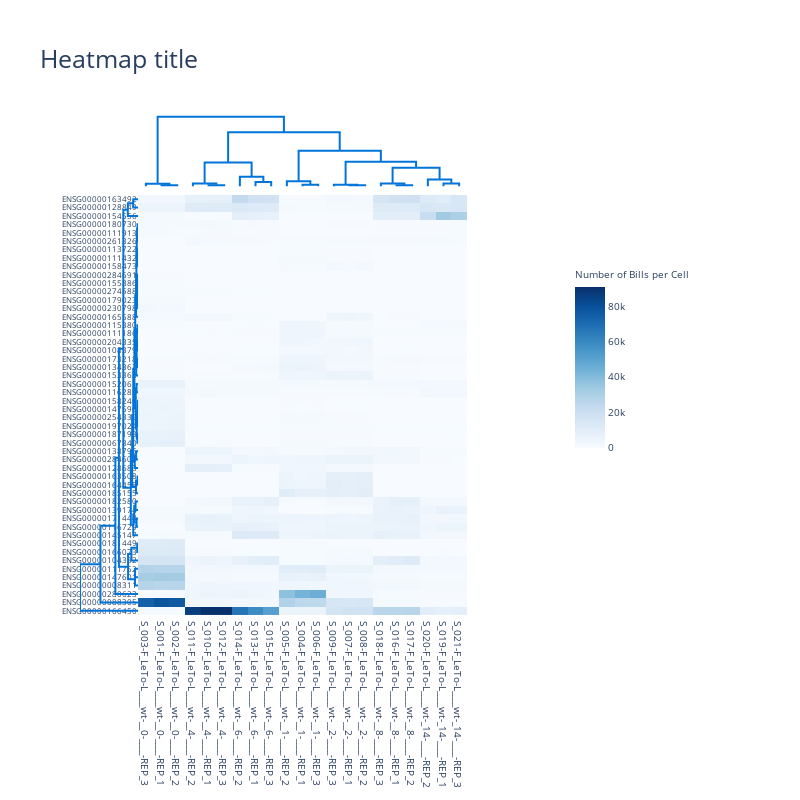

Source (notebook cell):
### Code cell
import plotly.graph_objects as go
import plotly.figure_factory as ff

#import numpy as np
#from scipy.spatial.distance import pdist, squareform


# # get data
# data = np.genfromtxt("http://files.figshare.com/2133304/ExpRawData_E_TABM_84_A_AFFY_44.tab",
#                      names=True,usecols=tuple(range(1,30)),dtype=float, delimiter="\t")
# data_array = data.view((np.float, len(data.dtype.names)))
# data_array = data_array.transpose()
# labels = data.dtype.names

# Initialize figure by creating upper dendrogram


fig = ff.create_dendrogram(data_array_, orientation='bottom', labels=labels, color_threshold=1.5,\
                          distfun = scs.distance.pdist,\
                          linkagefun= lambda x: sch.linkage(x, "complete"))
for i in range(len(fig['data'])):
    fig['data'][i]['yaxis'] = 'y2'
dendro_leaves_y_labels = fig['layout']['xaxis']['ticktext']
dendro_leaves_y = [ labels.index(i) for i in dendro_leaves_y_labels ]

#print(dendro_leaves_y)

# Create Side Dendrogram
dendro_side = ff.create_dendrogram(data_array, orientation='right', labels=rows, color_threshold=1.5,\
                                    distfun = scs.distance.pdist,\
                                    linkagefun= lambda x: sch.linkage(x, "complete"))
for i in range(len(dendro_side['data'])):
    dendro_side['data'][i]['xaxis'] = 'x2'
dendro_leaves_x_labels = dendro_side['layout']['yaxis']['ticktext']
dendro_leaves_x = [ rows.index(i) for i in dendro_leaves_x_labels ]

# Add Side Dendrogram Data to Figure
for data in dendro_side['data']:
    fig.add_trace(data)

# Create Heatmap
#print(dendro_leaves_x)

#dendro_leaves = list(map(int, dendro_leaves))
#data_dist = pdist(data_array)
#heat_data = squareform(data_dist)
heat_data=data_array
heat_data = heat_data[dendro_leaves_x,:]
heat_data = heat_data[:,dendro_leaves_y]

#print(len(dendro_leaves_x_labels),len(dendro_leaves_y_labels))

heatmap = [
    go.Heatmap(
        x = dendro_leaves_x_labels,
        y = dendro_leaves_y_labels,
        z = heat_data,
        colorscale = 'Blues',
        colorbar={"title":{"text":"Number of Bills per Cell" ,"font":{"size":10}},
                 "lenmode":"pixels", "len":800/4,
                 "xpad":100,"tickfont":{"size":10}}
    )
]

heatmap[0]['x'] = fig['layout']['xaxis']['tickvals']
heatmap[0]['y'] = dendro_side['layout']['yaxis']['tickvals']

# Add Heatmap Data to Figure
for data in heatmap:
    fig.add_trace(data)

# Edit Layout
fig.update_layout({'width':800, 'height':800,
                         'showlegend':False, 'hovermode': 'closest',
                         "yaxis":{"mirror" : "allticks", 
                                  'side': 'right',
                                  'showticklabels':True,
                                  'ticktext':dendro_leaves_x_labels}})

# Edit xaxis
fig.update_layout(xaxis={'domain': [.15, 1],
                                  'mirror': False,
                                  'showgrid': False,
                                  'showline': False,
                                  'zeroline': False,
                                  'showticklabels': True,
                                  "tickfont":{"size":10},
                                  'ticks':"",\
                                  'ticktext':dendro_leaves_y_labels})
# Edit xaxis2
fig.update_layout(xaxis2={'domain': [0, .15],
                                   'mirror': False,
                                   'showgrid': False,
                                   'showline': False,
                                   'zeroline': False,
                                   'showticklabels': False,
                                   'ticks':""})

# Edit yaxis 
fig.update_layout(yaxis={'domain': [0, .85],
                                  'mirror': False,
                                  'showgrid': False,
                                  'showline': False,
                                  'zeroline': False,
                                  'showticklabels': True,
                                  "tickfont":{"size":8},
                                  'ticks': "",\
                                  'tickvals':dendro_side['layout']['yaxis']['tickvals'],\
                                  'ticktext':dendro_leaves_x_labels})

# Edit yaxis2 showticklabels
fig.update_layout(yaxis2={'domain':[.825, .975],
                                   'mirror': False,
                                   'showgrid': False,
                                   'showline': False,
                                   'zeroline': False,
                                   'showticklabels': False,
                                   'ticks':""})

fig.update_layout(template='plotly_white')

fig.update_layout(font={"size":2})

fig.update_layout(title={"text":"Heatmap title","yanchor":"top","font":{"size":25}})

# fig.update_layout(
#     yaxis = dict(
#         tickmode = 'array',
#         ticktext = dendro_leaves_x_labels ) )

# Plot!
fig.show()

### Figure 1 — Plotly figure (JSON) as saved in the notebook; plotly's stock layout.template omitted (floating-point values rounded to 4 significant figures; data arrays with more than 128 entries replaced by an {"elided": "..."} marker saying what was removed)
{"data": [{"hoverinfo": "text", "marker": {"color": "rgb(0,116,217)"}, "mode": "lines", "type": "scatter", "x": [15, 15, 25, 25], "xaxis": "x", "y": [0, 1915.0, 1915.0, 0], "yaxis": "y2"}, {"hoverinfo": "text", "marker": {"color": "rgb(0,116,217)"}, "mode": "lines", "type": "scatter", "x": [5, 5, 20, 20], "xaxis": "x", "y": [0, 4893.0, 4893.0, 1915.0], "yaxis": "y2"}, {"hoverinfo": "text", "marker": {"color": "rgb(0,116,217)"}, "mode": "lines", "type": "scatter", "x": [45, 45, 55, 55], "xaxis": "x", "y": [0, 1698.0, 1698.0, 0], "yaxis": "y2"}, {"hoverinfo": "text", "marker": {"color": "rgb(0,116,217)"}, "mode": "lines", "type": "scatter", "x": [35, 35, 50, 50], "xaxis": "x", "y": [0, 4965.0, 4965.0, 1698.0], "yaxis": "y2"}, {"hoverinfo": "text", "marker": {"color": "rgb(0,116,217)"}, "mode": "lines", "type": "scatter", "x": [75, 75, 85, 85], "xaxis": "x", "y": [0, 7892.0, 7892.0, 0], "yaxis": "y2"}, {"hoverinfo": "text", "marker": {"color": "rgb(0,116,217)"}, "mode": "lines", "type": "scatter", "x": [65, 65, 80, 80], "xaxis": "x", "y": [0, 17520.0, 17520.0, 7892.0], "yaxis": "y2"}, {"hoverinfo": "text", "marker": {"color": "rgb(0,116,217)"}, "mode": "lines", "type": "scatter", "x": [42.5, 42.5, 72.5, 72.5], "xaxis": "x", "y": [4965.0, 44310.0, 44310.0, 17520.0], "yaxis": "y2"}, {"hoverinfo": "text", "marker": {"color": "rgb(0,116,217)"}, "mode": "lines", "type": "scatter", "x": [105, 105, 115, 115], "xaxis": "x", "y": [0, 2851.0, 2851.0, 0], "yaxis": "y2"}, {"hoverinfo": "text", "marker": {"color": "rgb(0,116,217)"}, "mode": "lines", "type": "scatter", "x": [95, 95, 110, 110], "xaxis": "x", "y": [0, 9134.0, 9134.0, 2851.0], "yaxis": "y2"}, {"hoverinfo": "text", "marker": {"color": "rgb(0,116,217)"}, "mode": "lines", "type": "scatter", "x": [135, 135, 145, 145], "xaxis": "x", "y": [0, 1905.0, 1905.0, 0], "yaxis": "y2"}, {"hoverinfo": "text", "marker": {"color": "rgb(0,116,217)"}, "mode": "lines", "type": "scatter", "x": [125, 125, 140, 140], "xaxis": "x", "y": [0, 2742.0, 2742.0, 1905.0], "yaxis": "y2"}, {"hoverinfo": "text", "marker": {"color": "rgb(0,116,217)"}, "mode": "lines", "type": "scatter", "x": [165, 165, 175, 175], "xaxis": "x", "y": [0, 1710.0, 1710.0, 0], "yaxis": "y2"}, {"hoverinfo": "text", "marker": {"color": "rgb(0,116,217)"}, "mode": "lines", "type": "scatter", "x": [155, 155, 170, 170], "xaxis": "x", "y": [0, 4963.0, 4963.0, 1710.0], "yaxis": "y2"}, {"hoverinfo": "text", "marker": {"color": "rgb(0,116,217)"}, "mode": "lines", "type": "scatter", "x": [195, 195, 205, 205], "xaxis": "x", "y": [0, 5052.0, 5052.0, 0], "yaxis": "y2"}, {"hoverinfo": "text", "marker": {"color": "rgb(0,116,217)"}, "mode": "lines", "type": "scatter", "x": [185, 185, 200, 200], "xaxis": "x", "y": [0, 12710.0, 12710.0, 5052.0], "yaxis": "y2"}, {"hoverinfo": "text", "marker": {"color": "rgb(0,116,217)"}, "mode": "lines", "type": "scatter", "x": [162.5, 162.5, 192.5, 192.5], "xaxis": "x", "y": [4963.0, 34240.0, 34240.0, 12710.0], "yaxis": "y2"}, {"hoverinfo": "text", "marker": {"color": "rgb(0,116,217)"}, "mode": "lines", "type": "scatter", "x": [132.5, 132.5, 177.5, 177.5], "xaxis": "x", "y": [2742.0, 45410.0, 45410.0, 34240.0], "yaxis": "y2"}, {"hoverinfo": "text", "marker": {"color": "rgb(0,116,217)"}, "mode": "lines", "type": "scatter", "x": [102.5, 102.5, 155, 155], "xaxis": "x", "y": [9134.0, 66150.0, 66150.0, 45410.0], "yaxis": "y2"}, {"hoverinfo": "text", "marker": {"color": "rgb(0,116,217)"}, "mode": "lines", "type": "scatter", "x": [57.5, 57.5, 128.8, 128.8], "xaxis": "x", "y": [44310.0, 100500.0, 100500.0, 66150.0], "yaxis": "y2"}, {"hoverinfo": "text", "marker": {"color": "rgb(0,116,217)"}, "mode": "lines", "type": "scatter", "x": [12.5, 12.5, 93.12, 93.12], "xaxis": "x", "y": [4893.0, 129400.0, 129400.0, 100500.0], "yaxis": "y2"}, {"hoverinfo": "text", "marker": {"color": "rgb(0,116,217)"}, "mode": "lines", "type": "scatter", "x": [0, -11820.0, -11820.0, 0], "xaxis": "x2", "y": [45, 45, 55, 55], "yaxis": "y"}, {"hoverinfo": "text", "marker": {"color": "rgb(0,116,217)"}, "mode": "lines", "type": "scatter", "x": [0, -12160.0, -12160.0, -11820.0], "xaxis": "x2", "y": [35, 35, 50, 50], "yaxis": "y"}, {"hoverinfo": "text", "marker": {"color": "rgb(0,116,217)"}, "mode": "lines", "type": "scatter", "x": [0, -3374.0, -3374.0, 0], "xaxis": "x2", "y": [75, 75, 85, 85], "yaxis": "y"}, {"hoverinfo": "text", "marker": {"color": "rgb(0,116,217)"}, "mode": "lines", "type": "scatter", "x": [0, -26460.0, -26460.0, -3374.0], "xaxis": "x2", "y": [65, 65, 80, 80], "yaxis": "y"}, {"hoverinfo": "text", "marker": {"color": "rgb(0,116,217)"}, "mode": "lines", "type": "scatter", "x": [-12160.0, -39610.0, -39610.0, -26460.0], "xaxis": "x2", "y": [42.5, 42.5, 72.5, 72.5], "yaxis": "y"}, {"hoverinfo": "text", "marker": {"color": "rgb(0,116,217)"}, "mode": "lines", "type": "scatter", "x": [0, -5673.0, -5673.0, 0], "xaxis": "x2", "y": [105, 105, 115, 115], "yaxis": "y"}, {"hoverinfo": "text", "marker": {"color": "rgb(0,116,217)"}, "mode": "lines", "type": "scatter", "x": [0, -9821.0, -9821.0, 0], "xaxis": "x2", "y": [125, 125, 135, 135], "yaxis": "y"}, {"hoverinfo": "text", "marker": {"color": "rgb(0,116,217)"}, "mode": "lines", "type": "scatter", "x": [-5673.0, -15070.0, -15070.0, -9821.0], "xaxis": "x2", "y": [110, 110, 130, 130], "yaxis": "y"}, {"hoverinfo": "text", "marker": {"color": "rgb(0,116,217)"}, "mode": "lines", "type": "scatter", "x": [0, -19020.0, -19020.0, -15070.0], "xaxis": "x2", "y": [95, 95, 120, 120], "yaxis": "y"}, {"hoverinfo": "text", "marker": {"color": "rgb(0,116,217)"}, "mode": "lines", "type": "scatter", "x": [0, -2151.0, -2151.0, 0], "xaxis": "x2", "y": [155, 155, 165, 165], "yaxis": "y"}, {"hoverinfo": "text", "marker": {"color": "rgb(0,116,217)"}, "mode": "lines", "type": "scatter", "x": [0, -8302.0, -8302.0, -2151.0], "xaxis": "x2", "y": [145, 145, 160, 160], "yaxis": "y"}, {"hoverinfo": "text", "marker": {"color": "rgb(0,116,217)"}, "mode": "lines", "type": "scatter", "x": [0, -7539.0, -7539.0, 0], "xaxis": "x2", "y": [185, 185, 195, 195], "yaxis": "y"}, {"hoverinfo": "text", "marker": {"color": "rgb(0,116,217)"}, "mode": "lines", "type": "scatter", "x": [0, -13160.0, -13160.0, -7539.0], "xaxis": "x2", "y": [175, 175, 190, 190], "yaxis": "y"}, {"hoverinfo": "text", "marker": {"color": "rgb(0,116,217)"}, "mode": "lines", "type": "scatter", "x": [0, -2528.0, -2528.0, 0], "xaxis": "x2", "y": [205, 205, 215, 215], "yaxis": "y"}, {"hoverinfo": "text", "marker": {"color": "rgb(0,116,217)"}, "mode": "lines", "type": "scatter", "x": [0, -767.5, -767.5, 0], "xaxis": "x2", "y": [245, 245, 255, 255], "yaxis": "y"}, {"hoverinfo": "text", "marker": {"color": "rgb(0,116,217)"}, "mode": "lines", "type": "scatter", "x": [0, -1836.0, -1836.0, -767.5], "xaxis": "x2", "y": [235, 235, 250, 250], "yaxis": "y"}, {"hoverinfo": "text", "marker": {"color": "rgb(0,116,217)"}, "mode": "lines", "type": "scatter", "x": [0, -3327.0, -3327.0, -1836.0], "xaxis": "x2", "y": [225, 225, 242.5, 242.5], "yaxis": "y"}, {"hoverinfo": "text", "marker": {"color": "rgb(0,116,217)"}, "mode": "lines", "type": "scatter", "x": [-2528.0, -5244.0, -5244.0, -3327.0], "xaxis": "x2", "y": [210, 210, 233.8, 233.8], "yaxis": "y"}, {"hoverinfo": "text", "marker": {"color": "rgb(0,116,217)"}, "mode": "lines", "type": "scatter", "x": [0, -5927.0, -5927.0, 0], "xaxis": "x2", "y": [265, 265, 275, 275], "yaxis": "y"}, {"hoverinfo": "text", "marker": {"color": "rgb(0,116,217)"}, "mode": "lines", "type": "scatter", "x": [-5244.0, -9145.0, -9145.0, -5927.0], "xaxis": "x2", "y": [221.9, 221.9, 270, 270], "yaxis": "y"}, {"hoverinfo": "text", "marker": {"color": "rgb(0,116,217)"}, "mode": "lines", "type": "scatter", "x": [0, -3572.0, -3572.0, 0], "xaxis": "x2", "y": [295, 295, 305, 305], "yaxis": "y"}, {"hoverinfo": "text", "marker": {"color": "rgb(0,116,217)"}, "mode": "lines", "type": "scatter", "x": [0, -2260.0, -2260.0, 0], "xaxis": "x2", "y": [315, 315, 325, 325], "yaxis": "y"}, {"hoverinfo": "text", "marker": {"color": "rgb(0,116,217)"}, "mode": "lines", "type": "scatter", "x": [0, -2505.0, -2505.0, 0], "xaxis": "x2", "y": [335, 335, 345, 345], "yaxis": "y"}, {"hoverinfo": "text", "marker": {"color": "rgb(0,116,217)"}, "mode": "lines", "type": "scatter", "x": [-2260.0, -4691.0, -4691.0, -2505.0], "xaxis": "x2", "y": [320, 320, 340, 340], "yaxis": "y"}, {"hoverinfo": "text", "marker": {"color": "rgb(0,116,217)"}, "mode": "lines", "type": "scatter", "x": [-3572.0, -5964.0, -5964.0, -4691.0], "xaxis": "x2", "y": [300, 300, 330, 330], "yaxis": "y"}, {"hoverinfo": "text", "marker": {"color": "rgb(0,116,217)"}, "mode": "lines", "type": "scatter", "x": [0, -7199.0, -7199.0, -5964.0], "xaxis": "x2", "y": [285, 285, 315, 315], "yaxis": "y"}, {"hoverinfo": "text", "marker": {"color": "rgb(0,116,217)"}, "mode": "lines", "type": "scatter", "x": [0, -685.5, -685.5, 0], "xaxis": "x2", "y": [395, 395, 405, 405], "yaxis": "y"}, {"hoverinfo": "text", "marker": {"color": "rgb(0,116,217)"}, "mode": "lines", "type": "scatter", "x": [0, -1209.0, -1209.0, -685.5], "xaxis": "x2", "y": [385, 385, 400, 400], "yaxis": "y"}, {"hoverinfo": "text", "marker": {"color": "rgb(0,116,217)"}, "mode": "lines", "type": "scatter", "x": [0, -1543.0, -1543.0, -1209.0], "xaxis": "x2", "y": [375, 375, 392.5, 392.5], "yaxis": "y"}, {"hoverinfo": "text", "marker": {"color": "rgb(0,116,217)"}, "mode": "lines", "type": "scatter", "x": [0, -3053.0, -3053.0, -1543.0], "xaxis": "x2", "y": [365, 365, 383.8, 383.8], "yaxis": "y"}, {"hoverinfo": "text", "marker": {"color": "rgb(0,116,217)"}, "mode": "lines", "type": "scatter", "x": [0, -720.7, -720.7, 0], "xaxis": "x2", "y": [425, 425, 435, 435], "yaxis": "y"}, {"hoverinfo": "text", "marker": {"color": "rgb(0,116,217)"}, "mode": "lines", "type": "scatter", "x": [0, -2437.0, -2437.0, -720.7], "xaxis": "x2", "y": [415, 415, 430, 430], "yaxis": "y"}, {"hoverinfo": "text", "marker": {"color": "rgb(0,116,217)"}, "mode": "lines", "type": "scatter", "x": [0, -1907.0, -1907.0, 0], "xaxis": "x2", "y": [455, 455, 465, 465], "yaxis": "y"}, {"hoverinfo": "text", "marker": {"color": "rgb(0,116,217)"}, "mode": "lines", "type": "scatter", "x": [0, -3793.0, -3793.0, -1907.0], "xaxis": "x2", "y": [445, 445, 460, 460], "yaxis": "y"}, {"hoverinfo": "text", "marker": {"color": "rgb(0,116,217)"}, "mode": "lines", "type": "scatter", "x": [-2437.0, -5142.0, -5142.0, -3793.0], "xaxis": "x2", "y": [422.5, 422.5, 452.5, 452.5], "yaxis": "y"}, {"hoverinfo": "text", "marker": {"color": "rgb(0,116,217)"}, "mode": "lines", "type": "scatter", "x": [-3053.0, -6564.0, -6564.0, -5142.0], "xaxis": "x2", "y": [374.4, 374.4, 437.5, 437.5], "yaxis": "y"}, {"hoverinfo": "text", "marker": {"color": "rgb(0,116,217)"}, "mode": "lines", "type": "scatter", "x": [0, -7778.0, -7778.0, -6564.0], "xaxis": "x2", "y": [355, 355, 405.9, 405.9], "yaxis": "y"}, {"hoverinfo": "text", "marker": {"color": "rgb(0,116,217)"}, "mode": "lines", "type": "scatter", "x": [-7199.0, -11230.0, -11230.0, -7778.0], "xaxis": "x2", "y": [300, 300, 380.5, 380.5], "yaxis": "y"}, {"hoverinfo": "text", "marker": {"color": "rgb(0,116,217)"}, "mode": "lines", "type": "scatter", "x": [-9145.0, -14390.0, -14390.0, -11230.0], "xaxis": "x2", "y": [245.9, 245.9, 340.2, 340.2], "yaxis": "y"}, {"hoverinfo": "text", "marker": {"color": "rgb(0,116,217)"}, "mode": "lines", "type": "scatter", "x": [-13160.0, -19110.0, -19110.0, -14390.0], "xaxis": "x2", "y": [182.5, 182.5, 293.1, 293.1], "yaxis": "y"}, {"hoverinfo": "text", "marker": {"color": "rgb(0,116,217)"}, "mode": "lines", "type": "scatter", "x": [-8302.0, -23540.0, -23540.0, -19110.0], "xaxis": "x2", "y": [152.5, 152.5, 237.8, 237.8], "yaxis": "y"}, {"hoverinfo": "text", "marker": {"color": "rgb(0,116,217)"}, "mode": "lines", "type": "scatter", "x": [-19020.0, -28800.0, -28800.0, -23540.0], "xaxis": "x2", "y": [107.5, 107.5, 195.1, 195.1], "yaxis": "y"}, {"hoverinfo": "text", "marker": {"color": "rgb(0,116,217)"}, "mode": "lines", "type": "scatter", "x": [0, -19060.0, -19060.0, 0], "xaxis": "x2", "y": [485, 485, 495, 495], "yaxis": "y"}, {"hoverinfo": "text", "marker": {"color": "rgb(0,116,217)"}, "mode": "lines", "type": "scatter", "x": [0, -40640.0, -40640.0, -19060.0], "xaxis": "x2", "y": [475, 475, 490, 490], "yaxis": "y"}, {"hoverinfo": "text", "marker": {"color": "rgb(0,116,217)"}, "mode": "lines", "type": "scatter", "x": [-28800.0, -58500.0, -58500.0, -40640.0], "xaxis": "x2", "y": [151.3, 151.3, 482.5, 482.5], "yaxis": "y"}, {"hoverinfo": "text", "marker": {"color": "rgb(0,116,217)"}, "mode": "lines", "type": "scatter", "x": [-39610.0, -76050.0, -76050.0, -58500.0], "xaxis": "x2", "y": [57.5, 57.5, 316.9, 316.9], "yaxis": "y"}, {"hoverinfo": "text", "marker": {"color": "rgb(0,116,217)"}, "mode": "lines", "type": "scatter", "x": [0, -90100.0, -90100.0, -76050.0], "xaxis": "x2", "y": [25, 25, 187.2, 187.2], "yaxis": "y"}, {"hoverinfo": "text", "marker": {"color": "rgb(0,116,217)"}, "mode": "lines", "type": "scatter", "x": [0, -149500.0, -149500.0, -90100.0], "xaxis": "x2", "y": [15, 15, 106.1, 106.1], "yaxis": "y"}, {"hoverinfo": "text", "marker": {"color": "rgb(0,116,217)"}, "mode": "lines", "type": "scatter", "x": [0, -230700.0, -230700.0, -149500.0], "xaxis": "x2", "y": [5, 5, 60.55, 60.55], "yaxis": "y"}, {"colorbar": {"len": 200, "lenmode": "pixels", "tickfont": {"size": 10}, "title": {"font": {"size": 10}, "text": "Number of Bills per Cell"}, "xpad": 100}, "colorscale": [[0, "rgb(247,251,255)"], [0.125, "rgb(222,235,247)"], [0.25, "rgb(198,219,239)"], [0.375, "rgb(158,202,225)"], [0.5, "rgb(107,174,214)"], [0.625, "rgb(66,146,198)"], [0.75, "rgb(33,113,181)"], [0.875, "rgb(8,81,156)"], [1, "rgb(8,48,107)"]], "type": "heatmap", "x": [5, 15, 25, 35, 45, 55, 65, 75, 85, 95, 105, 115, 125, 135, 145, 155, 165, 175, 185, 195, 205], "y": [5, 15, 25, 35, 45, 55, 65, 75, 85, 95, 105, 115, 125, 135, 145, 155, 165, 175, 185, 195, 205, 215, 225, 235, 245, 255, 265, 275, 285, 295, 305, 315, 325, 335, 345, 355, 365, 375, 385, 395, 405, 415, 425, 435, 445, 455, 465, 475, 485, 495], "z": {"elided": "50x21 float values"}}], "layout": {"autosize": false, "font": {"size": 2}, "height": 800, "hovermode": "closest", "showlegend": false, "title": {"font": {"size": 25}, "text": "Heatmap title", "yanchor": "top"}, "width": 800, "xaxis": {"domain": [0.15, 1], "mirror": false, "rangemode": "tozero", "showgrid": false, "showline": false, "showticklabels": true, "tickfont": {"size": 10}, "tickmode": "array", "ticks": "", "ticktext": ["S_003-F_LeTo-L____wt-__0-____-REP_3", "S_001-F_LeTo-L____wt-__0-____-REP_1", "S_002-F_LeTo-L____wt-__0-____-REP_2", "S_011-F_LeTo-L____wt-__4-____-REP_2", "S_010-F_LeTo-L____wt-__4-____-REP_1", "S_012-F_LeTo-L____wt-__4-____-REP_3", "S_014-F_LeTo-L____wt-__6-____-REP_2", "S_013-F_LeTo-L____wt-__6-____-REP_1", "S_015-F_LeTo-L____wt-__6-____-REP_3", "S_005-F_LeTo-L____wt-__1-____-REP_2", "S_004-F_LeTo-L____wt-__1-____-REP_1", "S_006-F_LeTo-L____wt-__1-____-REP_3", "S_009-F_LeTo-L____wt-__2-____-REP_3", "S_007-F_LeTo-L____wt-__2-____-REP_1", "S_008-F_LeTo-L____wt-__2-____-REP_2", "S_018-F_LeTo-L____wt-__8-____-REP_3", "S_016-F_LeTo-L____wt-__8-____-REP_1", "S_017-F_LeTo-L____wt-__8-____-REP_2", "S_020-F_LeTo-L____wt-_14-____-REP_2", "S_019-F_LeTo-L____wt-_14-____-REP_1", "S_021-F_LeTo-L____wt-_14-____-REP_3"], "tickvals": [5, 15, 25, 35, 45, 55, 65, 75, 85, 95, 105, 115, 125, 135, 145, 155, 165, 175, 185, 195, 205], "type": "linear", "zeroline": false}, "xaxis2": {"domain": [0, 0.15], "mirror": false, "showgrid": false, "showline": false, "showticklabels": false, "ticks": "", "zeroline": false}, "yaxis": {"domain": [0, 0.85], "mirror": false, "rangemode": "tozero", "showgrid": false, "showline": false, "showticklabels": true, "tickfont": {"size": 8}, "ticks": "", "ticktext": ["ENSG00000166450", "ENSG00000088305", "ENSG00000280623", "ENSG00000008311", "ENSG00000147601", "ENSG00000111752", "ENSG00000104332", "ENSG00000166073", "ENSG00000181449", "ENSG00000145147", "ENSG00000116729", "ENSG00000171444", "ENSG00000139174", "ENSG00000182580", "ENSG00000185155", "ENSG00000164458", "ENSG00000163508", "ENSG00000128683", "ENSG00000284606", "ENSG00000138795", "ENSG00000067840", "ENSG00000187193", "ENSG00000197024", "ENSG00000254339", "ENSG00000147596", "ENSG00000158246", "ENSG00000116285", "ENSG00000152061", "ENSG00000153363", "ENSG00000134363", "ENSG00000173218", "ENSG00000108379", "ENSG00000204335", "ENSG00000111186", "ENSG00000115380", "ENSG00000165588", "ENSG00000230798", "ENSG00000179023", "ENSG00000274588", "ENSG00000155886", "ENSG00000284691", "ENSG00000158473", "ENSG00000111432", "ENSG00000113722", "ENSG00000261326", "ENSG00000111913", "ENSG00000180730", "ENSG00000154556", "ENSG00000128849", "ENSG00000163492"], "tickvals": [5, 15, 25, 35, 45, 55, 65, 75, 85, 95, 105, 115, 125, 135, 145, 155, 165, 175, 185, 195, 205, 215, 225, 235, 245, 255, 265, 275, 285, 295, 305, 315, 325, 335, 345, 355, 365, 375, 385, 395, 405, 415, 425, 435, 445, 455, 465, 475, 485, 495], "type": "linear", "zeroline": false}, "yaxis2": {"domain": [0.825, 0.975], "mirror": false, "showgrid": false, "showline": false, "showticklabels": false, "ticks": "", "zeroline": false}}}
